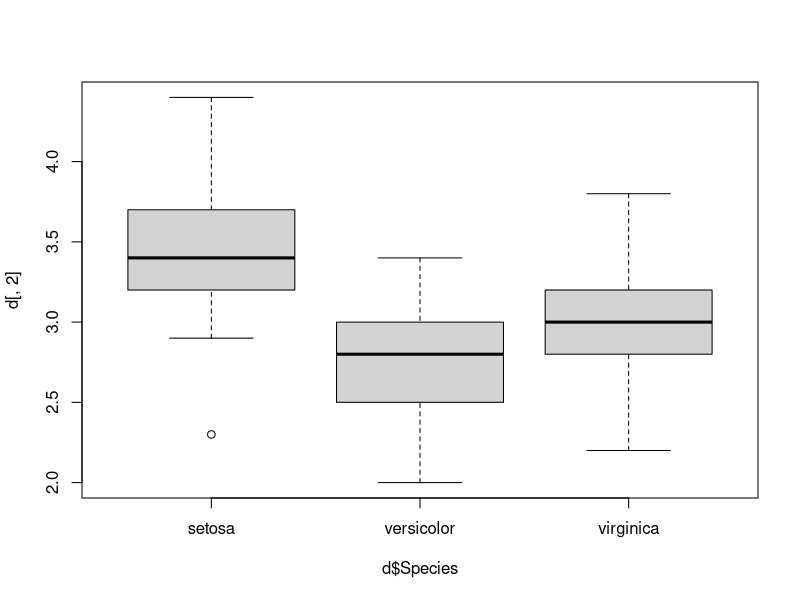
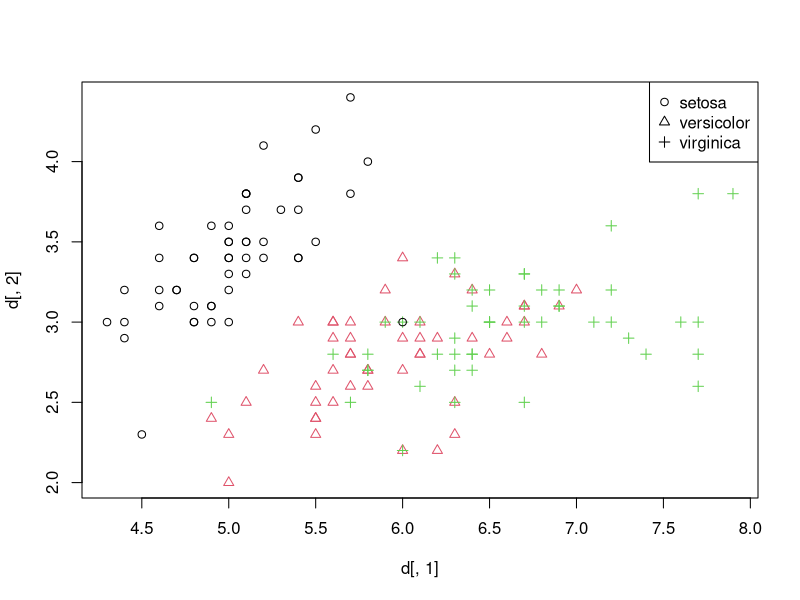
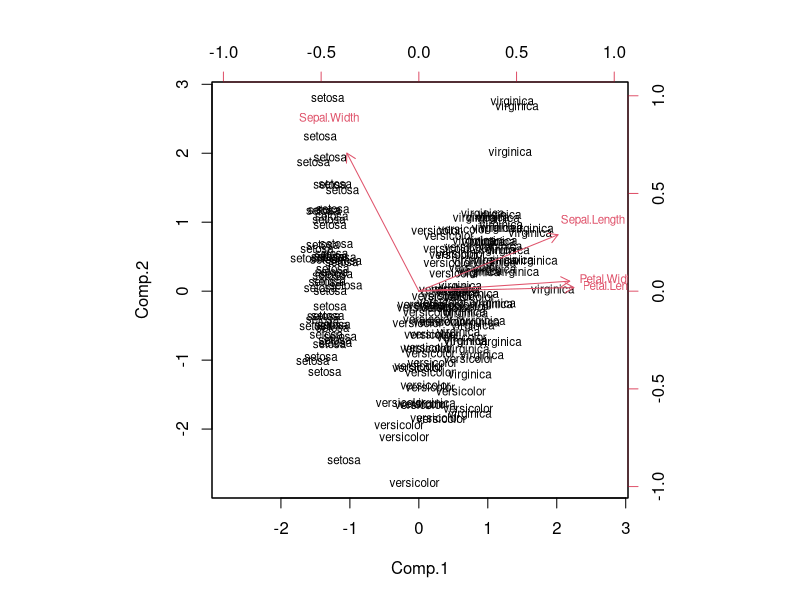
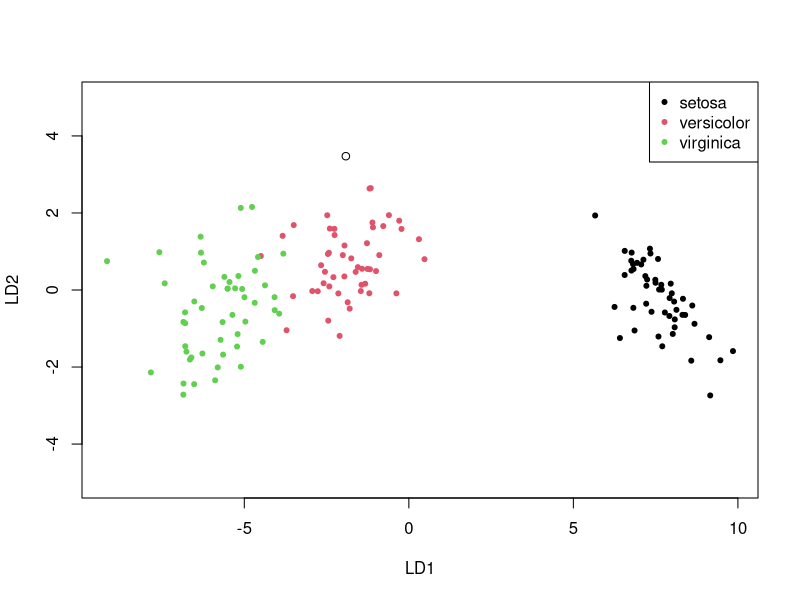
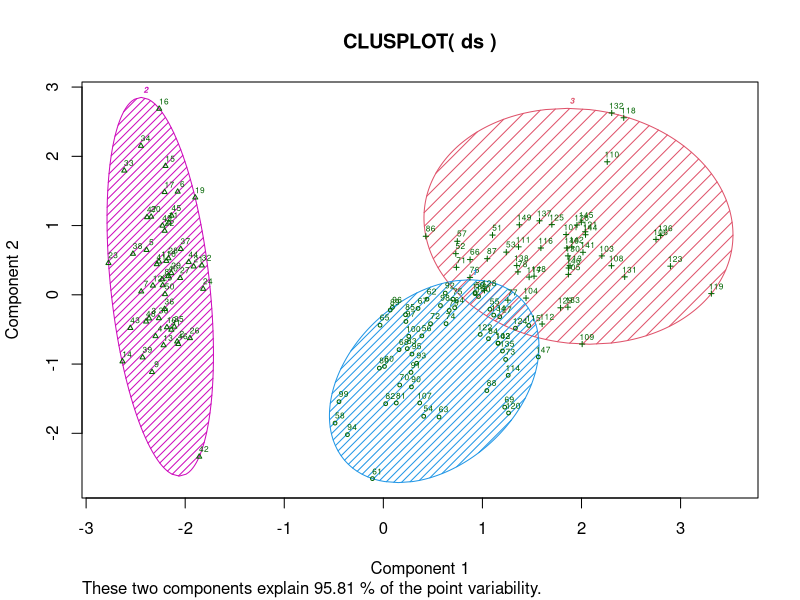

Write R code to recreate these figures, in order.

data("iris")
d <- iris
View(d)

summary(d)
# 1. Graficas
boxplot(d[, 2] ~ d$Species)
'Respuesta 1.1: Setosa tiene la mediana más alta, las cajas de 
 Versicolor y Virginica se solapan bastante. Por tanto no sirve para separar bien.'


plot(d[,1], d[,2], pch=as.integer(d$Species), col=d$Species)
legend("topright", legend=levels(d$Species), pch=1:3)
'Respuesta 1.2: Setosa está separada, pero las flores 
 Versicolor y Virginica están mezcladas'


# Diferencia de especies
'Respuesta 1.3: La Setosa se tiene sépalo corto pero ancho. 
 Virginica y Versicolor están juntas en el centro, es decir, tamaño medio de sépalo,
 aunque Virginica tiende a sépalos más largos.'


points(6,3) # Flor con valores x=6 y=3
'Respuesta 1.4: Viendo el gráfico, el punto (6, 3) cae donde se 
 mezclan Versicolor y Virginica. De hecho coincide con una flor de Virginica
 ¿Fiable? NO, la clasificación a ojo aquí es incierta por el solapamiento.'


PCA<-princomp(d[,1:4],cor=TRUE)
PCA
biplot(PCA,pc.biplot=TRUE,xlabs=d$Species,cex=0.7)
'Respuesta 1.5: Si se separan mejor con las cuatro variables. La componente 1 separa a la 
 Setosa de las otras dos. La componente 2 (eje Y) ayuda a desempatar un poco 
 entre Versicolor y Virginica, aunque sigue habiendo una pequeña frontera difusa.'


'Según el gráfico las Setosa serán de un pétalo mucho menor que las otras, 
 y las virginica tienen un sepalo algo más ancho que las versicolor.'



# 2. DA

# 2.1 LDA
library(MASS)
LDA<-lda(d[,1:4], d[,5], prior= c(1/3,1/3,1/3))
LDA

P<-predict(LDA,d[,1:4])
P$class

z<-c(2,1,2,1)
predict(LDA,z)
'Se clasifica como versicolor y las probs. a posteriori son:
 $posterior
           setosa   versicolor    virginica
 [1,] 9.889334e-22  0.9999913   8.696414e-06

 ¿Es fiable? Logicamente si, hay una probabilidad del 99.99%. (>90%)'


# 2.2 LDACV
LDACV<-lda(d[,1:4], d[,5], prior= c(1/3,1/3,1/3), CV=TRUE)
LDACV

# Matriz de confusión
t<-table(d$Species,LDACV$class)  # (Real, Prediccion)
t

sum(d$Species == LDACV$class) / 150
'Probabilidad global de acierto (eficiencia): 0.98'

'Prob. de acierto para una flor virgínica:'
t["virginica", "virginica"] / sum(t["virginica", ]) 
# 49 / 50 = 0.98 (98%)

'Prob. de acierto para una flor CLASIFICADA como virgínica:'
t["virginica", "virginica"] / sum(t[, "virginica"]) 
# 49 / 51 = 0.9607843 (96%)


# 2.3 Flores mal clasificadas LDA
LDACV$class==d$Species
'Flor 71, 84 y 134 mal clasificadas'
mal_clasif_lda<-c(71,84,134)
d$Species[mal_clasif_lda]   # Real: versicolor versicolor virginica
LDACV$class[mal_clasif_lda] # Clasif: virginica  virginica  versicolor 


# 2.4 QDA
QDA<-qda(d[,1:4],d$Species,prior=c(1/3,1/3,1/3))
QDA

PQ<-predict(QDA,d[,1:4])  
PQ$class  

predict(QDA,z)  
'Clasifica como virginica y las probs. a posteriori:
 $posterior
           setosa   versicolor    virginica
 [1,] 2.363374e-25  1.971855e-05  0.9999803'


# 2.5 QDACV
QDACV<-qda(d[,1:4],d$Species,prior=c(1/3,1/3,1/3),CV=TRUE)
QDACV

tq<-table(d$Species,QDACV$class) 
tq

sum(d$Species == QDACV$class) / 150
'Probabilidad global de acierto (eficiencia): 0.9733333'

'Prob. de acierto para una flor virgínica:'
tq["virginica", "virginica"] / sum(tq["virginica", ]) 
# 49 / 50 = 0.98 (98%)

'Prob. de acierto para una flor CLASIFICADA como virgínica:'
tq["virginica", "virginica"] / sum(tq[, "virginica"]) 
# 49 / 52 = 0.9423077 (94%)


# 2.6 Flores mal clasificadas QDA
QDACV$class==d$Species
'Flor 69, 71, 84 y 134 mal clasificadas'
mal_clasif_qda<-c(69,71,84,134)
d$Species[mal_clasif_qda]   # Real: versicolor versicolor versicolor virginica 
QDACV$class[mal_clasif_qda] # Clasif: virginica virginica  virginica  versicolor


# 2.7 Grafico de las proyecciones canónicas en LDA
P
plot(P$x, col=d$Species, pch=20, ylim=c(-5, 5))
'No pongo y = d$Species porque son >2 grupos.
 Y hay que borrar lo de xlim e ylim, lo uso porque la z está fuera de los límites'

legend("topright", legend=levels(d$Species), col=1:3, pch=20)
'Los grupos se sitúan: Setosa aislada a la derecha, Versicolor en el centro, Virginica a la izquierda.
 Es decir, setosa muy por encima de la media'

# Añadir el punto z al gráfico
P_z<-predict(LDA,z)
P_z$x
points(P_z$x[1,1], P_z$x[1,2])
# Si no funciona pongo los números directamente:
# points(-1.914549,3.473402)
'El punto Z se sitúa en el medio izquierda, justo encima del grupo  
 de la especie Versicolor. '



# 3. Cluster

# 3.1 Datos estandarizados y kmeans
ds <- as.data.frame(scale(d[,1:4]))
set.seed(7654)
CA1<-kmeans(ds,centers = 3,nstart = 10)
CA1
'Grupos de tamaño 53, 50 y 47'


# 3.2 Grupos de las flores 2 y 122
Y<-CA1$cluster
ds_clasif<-data.frame(ds,Y)
View(ds_clasif)
Y[2]    # Grupo 2 que se corresponderia con la especie setosa
Y[122]  # Grupo 1 que se corresponderia con versicolor

table(d$Species, CA1$cluster) 
'Con esto saco que es cada grupo, el 1 los versicolor, el 2 setosa, el 3 virginica'


# 3.3 Reducción de variabilidad
CA1$tot.withinss # Intra-grupos -> 138.8884
CA1$totss   # Sin grupos -> 596
1 - (CA1$tot.withinss)/(CA1$totss) # = 0.7669658
'Con tres grupos la “variabilidad” se reduce un 76.69658 %'


# 3.4 Grafico componentes principales
library(cluster)
clusplot(ds,CA1$cluster,color=T,shade=T,labels=2,cex=0.5,lines=0)
PCA$loadings
'Vemos con loadings: Comp1 petalo grande y sepalo largo
                     Comp2 sepalo ancho'
# Otra opción: plot(PCA$scores[,1], PCA$scores[,2], col=CA1$cluster, pch=20)
'Setosa flores pequeñas, versicolor tamaño medio y sepalo fino, virginica flor grande y sepalo ancho'
View(ds_clasif)


# 3.5 Cluster vs reales
table(d$Species,ds_clasif$Y)
'El que mas se parece a versicolor es el grupo 1'
'Flores en comun: 39/50'
ds_clasif<-data.frame(ds_clasif,d$Species)
View(ds_clasif)
'La flor 51, 52 y 53 están clasificadas en otro grupo y realmente son versicolor'
